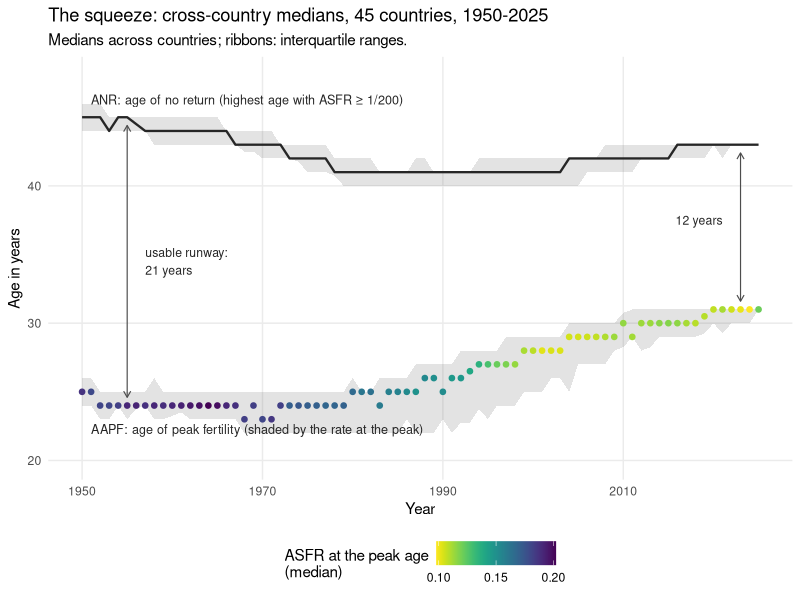

Recreate this plot in R.
# Pooled squeeze chart for the main manuscript (F-025 restructure; the
# 45-panel version from squeeze_2026.R moves to the supplement, S3).
#
# One panel: cross-country medians per year of
#   - the ANR (age of no return; operationalised as the highest age with
#     ASFR >= 1/200; wall_200 in squeeze_by_country_year.csv), and
#   - the AAPF age (modal age of the fertility schedule), with the AAPF
#     amount (ASFR at the peak) carried by point shading,
# with interquartile ribbons for spread. Runway reading: AAPF = where speed
# is highest; ANR = where the runway ends.
#
# Input:  data/derived_2026/squeeze_by_country_year.csv  (from squeeze_2026.R)
# Output: figures/figures_2026/squeeze_pooled.png

library(readr)
library(dplyr)
library(ggplot2)
library(viridis)

squeeze <- read_csv("data/derived_2026/squeeze_by_country_year.csv",
                    show_col_types = FALSE)

pooled <- squeeze %>%
  filter(year >= 1950, !is.na(wall_200)) %>%
  group_by(year) %>%
  summarise(
    n            = n(),
    peak_age_med = median(peak_age),
    peak_age_lo  = quantile(peak_age, 0.25),
    peak_age_hi  = quantile(peak_age, 0.75),
    peak_asfr_med = median(peak_asfr),
    anr_med      = median(wall_200),
    anr_lo       = quantile(wall_200, 0.25),
    anr_hi       = quantile(wall_200, 0.75),
    .groups = "drop"
  )

gap_first <- with(pooled[pooled$year == 1955, ], anr_med - peak_age_med)
gap_last  <- with(pooled[pooled$year == 2023, ], anr_med - peak_age_med)

p <- ggplot(pooled, aes(x = year)) +
  geom_ribbon(aes(ymin = anr_lo, ymax = anr_hi), fill = "grey40", alpha = 0.18) +
  geom_ribbon(aes(ymin = peak_age_lo, ymax = peak_age_hi),
              fill = "grey40", alpha = 0.18) +
  geom_line(aes(y = anr_med), colour = "grey15", linewidth = 0.8) +
  geom_point(aes(y = peak_age_med, colour = peak_asfr_med), size = 1.6) +
  scale_colour_viridis(direction = -1, name = "ASFR at the peak age\n(median)",
                       breaks = c(0.10, 0.15, 0.20)) +
  annotate("segment", x = 1955, xend = 1955,
           y = pooled$peak_age_med[pooled$year == 1955] + 0.6,
           yend = pooled$anr_med[pooled$year == 1955] - 0.6,
           arrow = arrow(ends = "both", length = unit(0.18, "cm")),
           colour = "grey30", linewidth = 0.4) +
  annotate("text", x = 1957, y = 34.5, hjust = 0, size = 3.1, colour = "grey15",
           label = sprintf("usable runway:\n%.0f years", gap_first)) +
  annotate("segment", x = 2023, xend = 2023,
           y = pooled$peak_age_med[pooled$year == 2023] + 0.6,
           yend = pooled$anr_med[pooled$year == 2023] - 0.6,
           arrow = arrow(ends = "both", length = unit(0.18, "cm")),
           colour = "grey30", linewidth = 0.4) +
  annotate("text", x = 2021, y = 37.5, hjust = 1, size = 3.1, colour = "grey15",
           label = sprintf("%.0f years", gap_last)) +
  annotate("text", x = 1951, y = 46.3, hjust = 0, size = 3.2, colour = "grey15",
           label = "ANR: age of no return (highest age with ASFR ≥ 1/200)") +
  annotate("text", x = 1951, y = 22.3, hjust = 0, size = 3.2, colour = "grey15",
           label = "AAPF: age of peak fertility (shaded by the rate at the peak)") +
  labs(
    x = "Year", y = "Age in years",
    title = "The squeeze: cross-country medians, 45 countries, 1950-2025",
    subtitle = "Medians across countries; ribbons: interquartile ranges."
  ) +
  coord_cartesian(ylim = c(20, 48)) +
  theme_minimal(base_size = 11) +
  theme(legend.position = "bottom", panel.grid.minor = element_blank())

dir.create("figures/figures_2026", showWarnings = FALSE, recursive = TRUE)
ggsave("figures/figures_2026/squeeze_pooled.png", p,
       width = 20, height = 14, units = "cm", dpi = 300)

print(as.data.frame(pooled %>% filter(year %in% c(1955, 1975, 1995, 2015, 2023))))
cat(sprintf("gap 1955: %.1f | gap 2023: %.1f\n", gap_first, gap_last))
cat("squeeze_pooled_2026.R complete\n")
